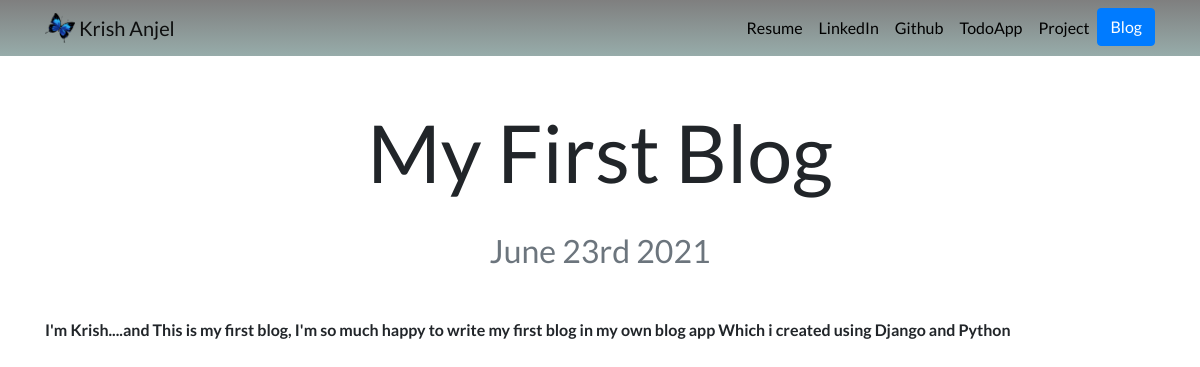
Page /blog/7/ on the committed database.
### blog/models.py (models this page shows, shortened)
class Blog(models.Model):
    title =models.CharField(max_length=200)
    description = models.TextField()
    date = models.DateField()

### blog/views.py (the view)
# urls.py: path('<int:blog_id>/',views.detail,name='detail'),
def detail(request,blog_id):
    blog = get_object_or_404(Blog,pk=blog_id)
    return render(request,'blog/detail.html',{'blog':blog})

### blog/templates/blog/detail.html
{% extends 'portfolio/base.html' %}
{% block content %}
<h1 class="text-center mt-5" id="blogdetailtitle">{{blog.title}}</h1><br>
<h2 class="text-center text-muted mb-5">{{blog.date|date:'F jS Y'}}</h2>
<b><p>{{blog.description|safe}}</p></b>
{% endblock %}

### portfolio/static/portfolio/custom.css (style rules this page uses)
body { font-family: 'Lato', sans-serif; }
@media (min-width: 992px) { #blogdetailtitle { font-size: 5rem; } }

### rows in the picture
Blog: title "My First Blog", date "June 23rd 2021", description "I'm Krish....and This is my first blog, I'm so much happy to write my first blog in my own blog app Which i created using Django and Python"
